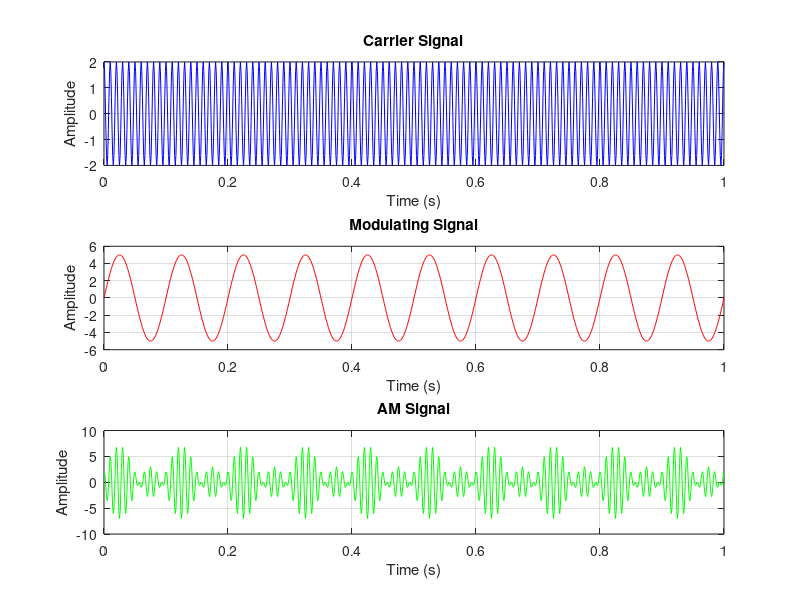

This chart was generated by the following MATLAB code:
% Clear workspace and close all figures
clear all;
close all;

% Define parameters
Am = 5; %Modulating Signal Amplitude
Ac = 2 %Carrier Signal Amplitude
fm = 10; % Modulating frequency (Hz)
fc = 100; % Carrier frequency (Hz) fc>>fm
t = 0:0.001:1; % Time vector

% Generate carrier signal
carrier = Ac * cos(2 * pi * fc * t);

% Generate modulating signal
modulating_signal = Am * sin(2 * pi * fm * t);

% Perform amplitude modulation
modulation_index = 0.5; % Modulation index <=1
AM_signal = (1 + modulation_index * modulating_signal) .* carrier;

% Plot original signals and AM signal
figure;
subplot(3, 1, 1);
plot(t, carrier, 'b');
title('Carrier Signal');
xlabel('Time (s)');
ylabel('Amplitude');
grid on;

subplot(3, 1, 2);
plot(t, modulating_signal, 'r');
title('Modulating Signal');
xlabel('Time (s)');
ylabel('Amplitude');
grid on;

subplot(3, 1, 3);
plot(t, AM_signal, 'g');
title('AM Signal');
xlabel('Time (s)');
ylabel('Amplitude');
grid on;
